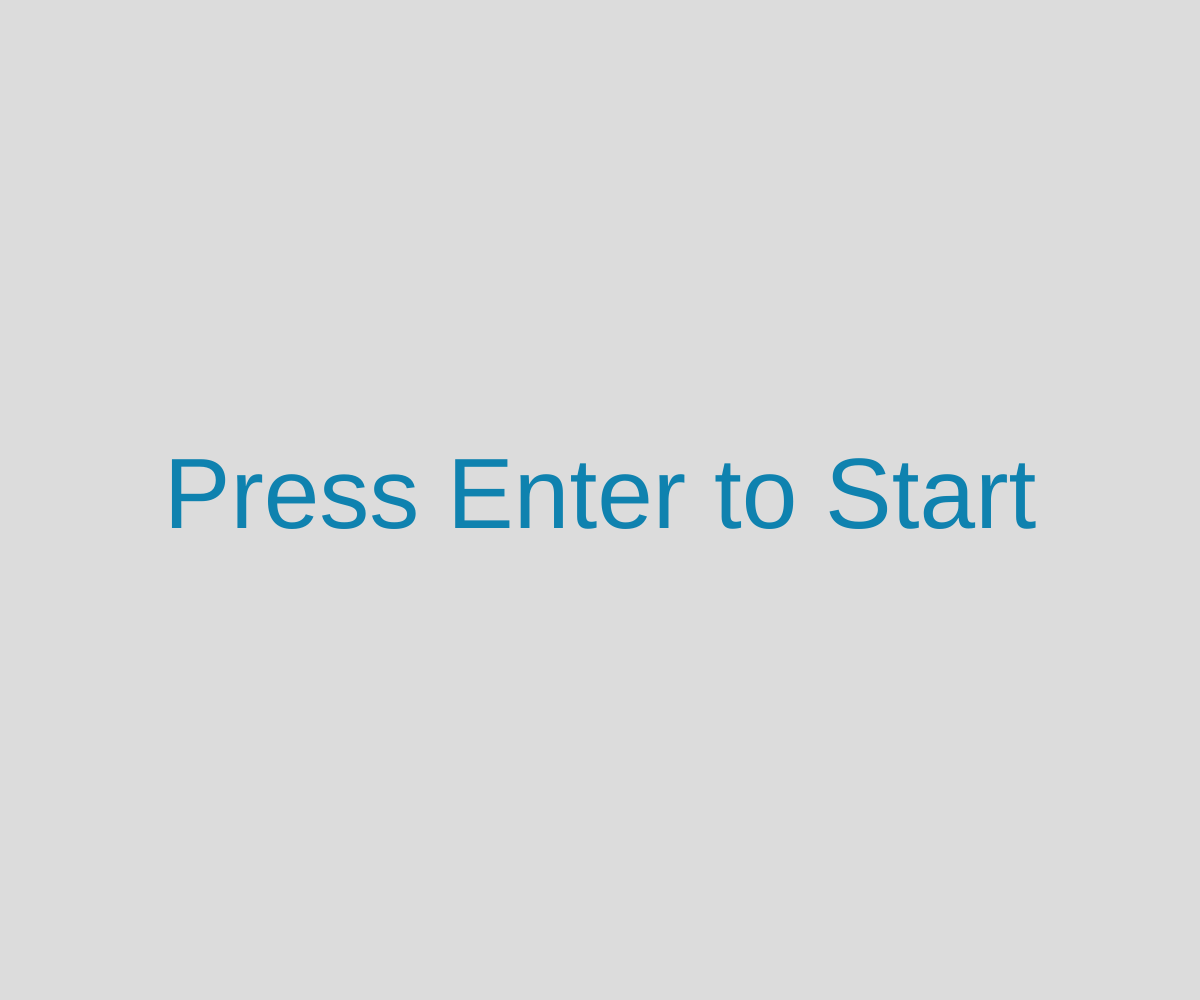
Frame 1 (no input)
Frame 60 (no input): identical to frame 1, image omitted
Frame 120 (the mouse pressed at the canvas centre since frame 60): identical to frame 1, image omitted

The p5.js sketch that drew this single still picture (run headless with seeded random() and noise() and a simulated clock; from frame 60 on, the mouse is pressed at the canvas centre):

// p5.js sketch
// ── sketch.js
let bird;
let pipes = []
let pipeInterval = 120;
let timer = 0;
let timerInterval = 60;
let level = 0;
let health = 10;

function setup() {
    createCanvas(windowWidth, windowHeight);
    bird = new Bird();
    pipes.push(new Pipe());
    noStroke();
}

function draw() {
    background(220);
    switch(level){
        case -1:
            textSize(120);
            fill(255,0,0);
            textAlign(CENTER,CENTER);
            text("GAME OVER! \n Press Enter to Start", width/2, height/2);
        break;

        case 0:
            textSize(100);
            fill("#0f82af");
            textAlign(CENTER,CENTER);
            text("Press Enter to Start", width/2, height/2);
        break

        case 1:
            runGame(1);
        break;

        case 2:
            runGame(0.7);
        break;

        case 3:
            runGame(0.5);
        break;
    }
}

function runGame(intervalScale){
    testLevel()

    for (let i = pipes.length-1; i >= 0; i--){
        pipes[i].show();
        pipes[i].update();

        if (pipes[i].hits(bird)){
            console.log("HIT");
            health -= 0.1;
        }

        if (pipes[i].offscreen()){
            pipes.splice(i, 1);
        }
    }

    bird.update();
    bird.show();

    if (frameCount % (pipeInterval*intervalScale) == 0){
        pipes.push(new Pipe());
    }

    if (frameCount % timerInterval == 0){
        timer++;
        console.log(timer);
    }

    textSize(30);
        fill("0f82af");
        textAlign(LEFT,CENTER);
        text("Health: " + nf(health, 1, 2), 10, 30);
        text("Level: " + level, 200, 30);
}

function keyPressed(){
    if (keyCode === ENTER){
        level = 1;
        health = 10;
        pipes = [];
        timer = 0;
        console.log("START");
    }

    if (keyCode === 32){
        bird.up();
        console.log("SPACE");
    }
}

function testLevel(){
    if(health <= 0){
        level = -1;
    } else{
        if (timer <=20){
            level = 1;
        }else if (timer > 20 && timer <= 40){
            level = 2;
        }else if (timer > 40){
            level = 3;
        }
    }
}

// ── bird.js
// Daniel Shiffman
// http://codingtra.in
// http://patreon.com/codingtrain
// Code for: https://youtu.be/cXgA1d_E-jY&

class Bird  {

  constructor() {
    this.y = height/2;
    this.x = 64;

    //Original
    //this.gravity = 0.5;
    //this.lift = -14;
    //this.velocity = 0;

    this.gravity = 0.5; //How long you float in the air
    this.lift = -10; //How high you go on lift
    this.velocity = 0; //How quickly you fall to the ground
  }
  

  show() {
    noStroke();
    //fill("#ff884f");
    fill(255,0,40);
    //Shape of the bird
    //ellipse(this.x, this.y, 32, 32); 
    rect(this.x, this.y, 32, 32);
  }

  up() {
    this.velocity += this.lift;
  }

  update() {
    this.velocity += this.gravity;
    this.y += this.velocity;

    if (this.y > height) {
      this.y = height;
      this.velocity = 0;
    }

    if (this.y < 0) {
      this.y = 0;
      this.velocity = 0;
    }

  }

}

// ── pipe.js
// Daniel Shiffman
// http://codingtra.in
// http://patreon.com/codingtrain
// Code for: https://youtu.be/cXgA1d_E-jY&

class Pipe {

  constructor() {
    this.spacing = 175;
    this.top = random(height / 6, 3 / 4 * height);
    this.bottom = height - (this.top + this.spacing);
    this.x = width;
    this.w = 80;
    this.speed = 6;
    this.highlight = false;

  }
  
  hits(bird) {
    if (bird.y < this.top || bird.y > height - this.bottom) {
      if (bird.x > this.x && bird.x < this.x + this.w) {
        this.highlight = true;
        return true;
      }
    }
    this.highlight = false;
    return false;
  }

  show() {
    noStroke();
    fill("#e782ac");
    if (this.highlight) {
      fill(255, 0, 0);
    }
    rect(this.x, 0, this.w, this.top);
    rect(this.x, height - this.bottom, this.w, this.bottom);
  }

  update() {
    this.x -= this.speed;
  }

  offscreen() {
    if (this.x < -this.w) {
      return true;
    } else {
      return false;
    }
  }


}
